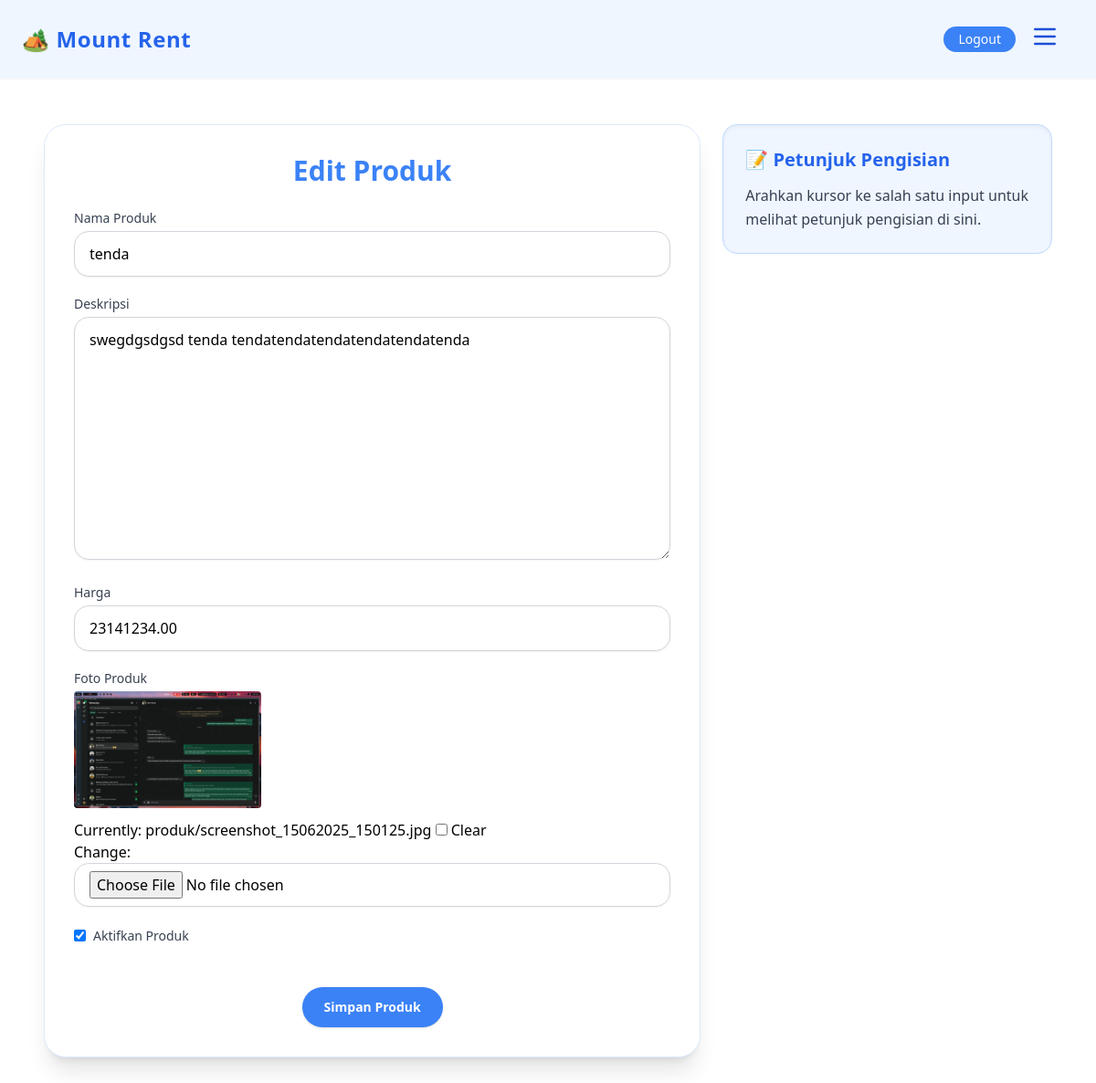
Page /toko/produk/edit/1/ (signed in) on the committed database.
### toko/models.py (models this page shows, shortened)
class Produk(models.Model):
    toko = models.ForeignKey(Toko, on_delete=models.CASCADE, related_name='produk')
    nama = models.CharField(max_length=100)
    deskripsi = models.TextField(blank=True)
    harga = models.DecimalField(max_digits=10, decimal_places=2)
    foto_produk = models.ImageField(upload_to='produk/', blank=True, null=True)
    is_active = models.BooleanField(default=True)

### toko/views.py (the view)
# urls.py: path('produk/edit/<int:pk>/', views.edit_produk, name='edit_produk'),
@login_required
def edit_produk(request, pk):
    produk = get_object_or_404(Produk, pk=pk, toko__user=request.user)
    if request.method == 'POST':
        form = ProdukForm(request.POST, instance=produk)
        if form.is_valid():
            form.save()
            return redirect('toko:dashboard_mitra')
    else:
        form = ProdukForm(instance=produk)
    return render(request, 'toko/edit_produk.html', {'form': form})

### toko/forms.py
class ProdukForm(forms.ModelForm):
    class Meta:
        model = Produk
        fields = ['nama', 'deskripsi', 'harga','foto_produk', 'is_active']

### toko/templatetags/form_filters.py (called while the page is built)
@register.filter(name='add_class')
def add_class(field, css):
    if isinstance(field, BoundField):
        return field.as_widget(attrs={"class": css})
    return field  # fallback aman kalau bukan field

### toko/templates/toko/edit_produk.html (shortened to what this page needs)
{% extends "base.html" %}
{% load form_filters %}
{% block content %}
<div class="max-w-6xl mx-auto py-12 px-6 flex flex-col lg:flex-row gap-6">
  <div class="w-full lg:w-2/3">
    <div class="bg-white rounded-3xl p-8 shadow-xl border border-blue-100 animate-fadeInUp">
      <h2 class="text-3xl font-bold text-blue-500 mb-6 text-center">
        {% if form.instance.pk %}
          Edit Produk
        {% else %}
          Tambah Produk
        {% endif %}
      </h2>
      <form method="POST" enctype="multipart/form-data" class="space-y-5">
        <div>
          <label class="block text-sm font-medium text-gray-700 mb-1">Nama Produk</label>
          {{ form.nama|add_class:"w-full px-4 py-3 rounded-2xl border border-gray-300 focus:outline-none focus:ring-2 focus:ring-blue-400 shadow-sm transition-all" }}
        </div>
        <div>
          <label class="block text-sm font-medium text-gray-700 mb-1">Deskripsi</label>
          {{ form.deskripsi|add_class:"w-full px-4 py-3 rounded-2xl border border-gray-300 focus:outline-none focus:ring-2 focus:ring-blue-400 shadow-sm transition-all" }}
        </div>
        <div>
          <label class="block text-sm font-medium text-gray-700 mb-1">Harga</label>
          {{ form.harga|add_class:"w-full px-4 py-3 rounded-2xl border border-gray-300 focus:outline-none focus:ring-2 focus:ring-blue-400 shadow-sm transition-all" }}
        </div>
<div>
  <label class="block text-sm font-medium text-gray-700 mb-1">Foto Produk</label>
  {% if form.instance.foto_produk %}
    <img src="{{ form.instance.foto_produk.url }}" alt="Foto Produk" class="h-32 rounded mb-3">
  {% else %}
    <p class="text-sm text-gray-400 italic mb-2">Belum ada foto</p>
  {% endif %}
  {{ form.foto_produk|add_class:"w-full px-4 py-2 rounded-2xl border border-gray-300 focus:outline-none focus:ring-2 focus:ring-blue-400 shadow-sm transition-all" }}
</div>
        <div>
          <label class="inline-flex items-center">
            {{ form.is_active|add_class:"mr-2" }}
            <span class="text-sm font-medium text-gray-700">Aktifkan Produk</span>
          </label>
        </div>
        <div class="text-center pt-6">
          <button type="submit"
            class="bg-blue-500 hover:bg-blue-600 text-white text-sm font-semibold px-6 py-3 rounded-full shadow transition duration-300 hover:scale-105">
            Simpan Produk
          </button>
        </div>
      </form>
    </div>
  </div>
  <div class="w-full lg:w-1/3 self-start bg-blue-50 rounded-2xl p-6 shadow-inner border border-blue-200 h-fit">
    <h3 class="text-xl font-semibold text-blue-600 mb-3">📝 Petunjuk Pengisian</h3>
    <p id="help-text" class="text-gray-700 leading-relaxed">
      Arahkan kursor ke salah satu input untuk melihat petunjuk pengisian di sini.
    </p>
  </div>
</div>
{% endblock %}

### templates/base.html (style rules this page uses)
.animate-fadeInUp { animation: fadeInUp 1s ease forwards; }

### templates/navbar.html (style rules this page uses)
body { padding-top: 5.5rem; }

### rows in the picture
Produk: nama "tenda", deskripsi "swegdgsdgsd tenda tendatendatendatendatendatenda", harga "23141234.00", instance.foto_produk (picture), is_active "☑"
